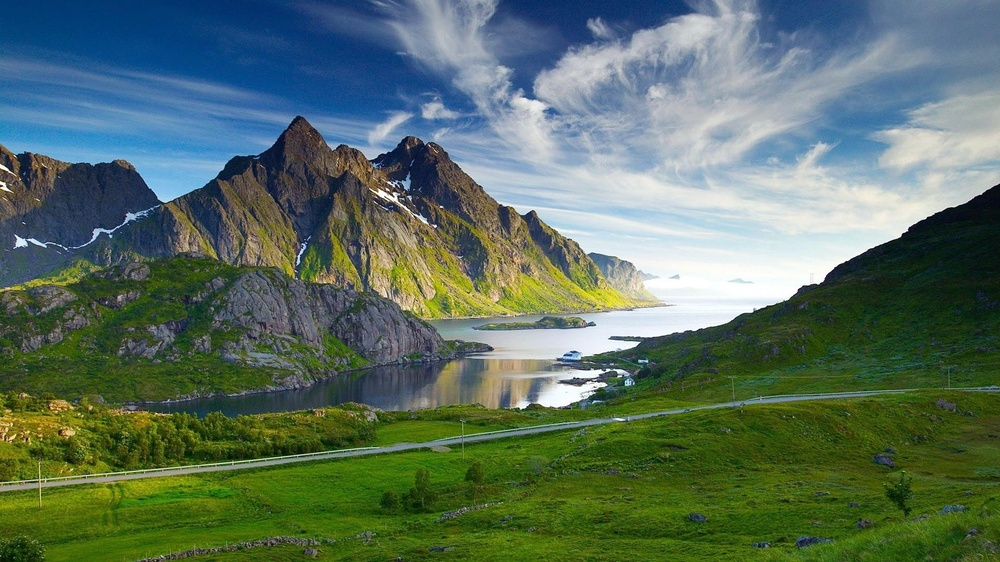
#> input picture image_processing/assets/test_image_original.jpg, 1000 x 562 px, shrunk from 1920 x 1080 before the run
$ python validate_gray_conversion.py
#> lines starting #> are read from the running program, lines starting #| are printed output that depends on the picture
import cv2
import numpy as np
import os

def main():
    base_dir = os.path.dirname(os.path.dirname(os.path.abspath(__file__)))
    img_path = os.path.join(base_dir, 'assets', 'test_image_original.jpg')

    if not os.path.exists(img_path):
        print(f"Error: Could not find {img_path}")
        return

    # Load image safely handling Korean paths if necessary
    with open(img_path, 'rb') as f:
        img_bgr = cv2.imdecode(np.frombuffer(f.read(), np.uint8), cv2.IMREAD_COLOR)
#> img_bgr is the input picture: shape (562, 1000, 3); mean B, G, R 96.2, 111.5, 89.6

    # 1. OpenCV Method (Weighted Average based on human perception)
    # Y = 0.299 R + 0.587 G + 0.114 B
    gray_cv2 = cv2.cvtColor(img_bgr, cv2.COLOR_BGR2GRAY)
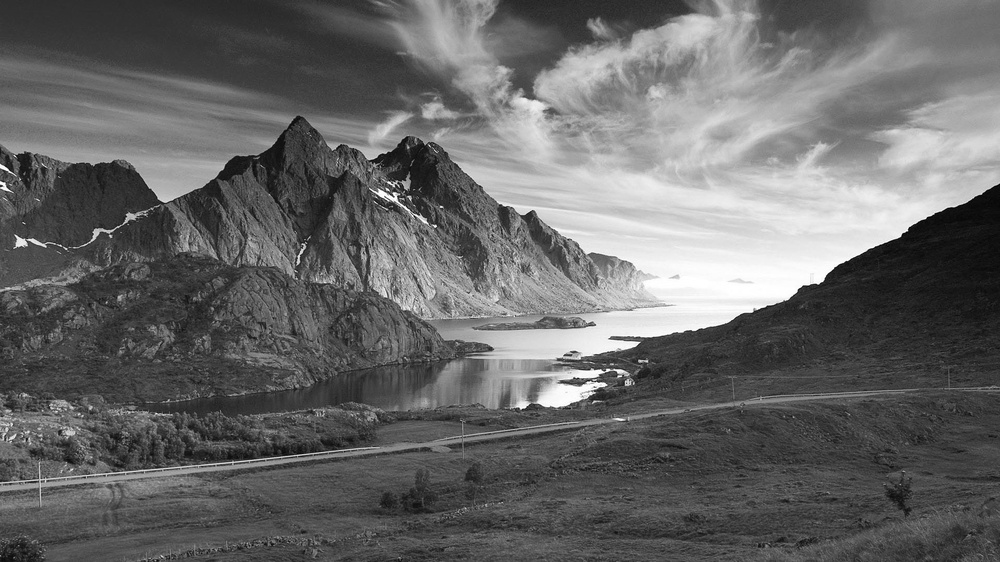
#> gray_cv2: shape (562, 1000); min 1, max 255, mean 103.2

    # 2. Mean Method (Simple Average)
    # Y = (R + G + B) / 3
    img_float = img_bgr.astype(np.float32)
    gray_mean = np.mean(img_float, axis=2).astype(np.uint8)
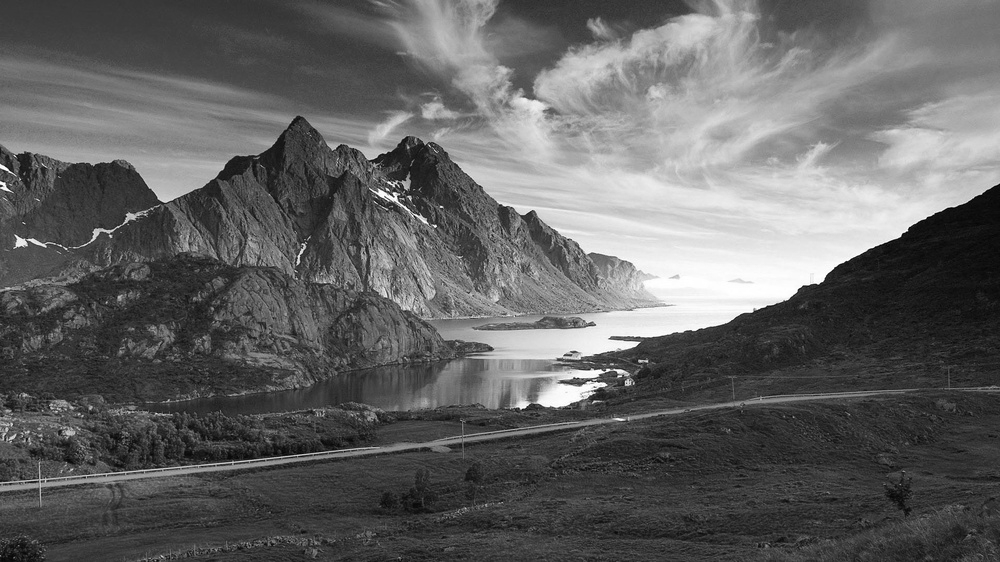
#> gray_mean: shape (562, 1000); min 0, max 255, mean 98.7

    # 3. Calculate absolute difference per pixel
    diff = cv2.absdiff(gray_cv2, gray_mean)
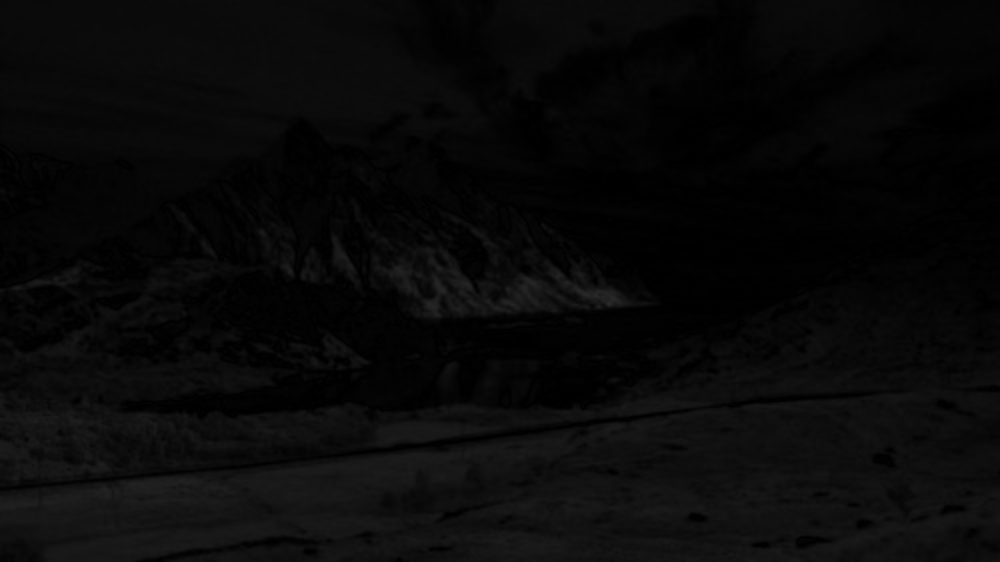
#> diff: shape (562, 1000); min 0, max 43, mean 8.9

    # Calculate statistics
    mean_diff = np.mean(diff)
#> mean_diff = 8.86
    max_diff = np.max(diff)
#> max_diff = 43
    min_diff = np.min(diff)
#> min_diff = 0

    print("=== Grayscale Conversion Validation ===")
    print(f"Mean Pixel Difference: {mean_diff:.2f} (out of 255)")
#| Mean Pixel Difference: 8.86 (out of 255)
    print(f"Max Pixel Difference:  {max_diff} (out of 255)")
#| Max Pixel Difference:  43 (out of 255)
    print(f"Min Pixel Difference:  {min_diff} (out of 255)")
#| Min Pixel Difference:  0 (out of 255)

    # 4. Enhance the difference for visualization
    # We multiply the difference so the maximum difference becomes 255 (brightest white/red)
    # This makes even subtle differences clearly visible.
    scale_factor = 255.0 / max(max_diff, 1)
#> scale_factor = 5.93
    enhanced_diff = np.clip(diff * scale_factor, 0, 255).astype(np.uint8)
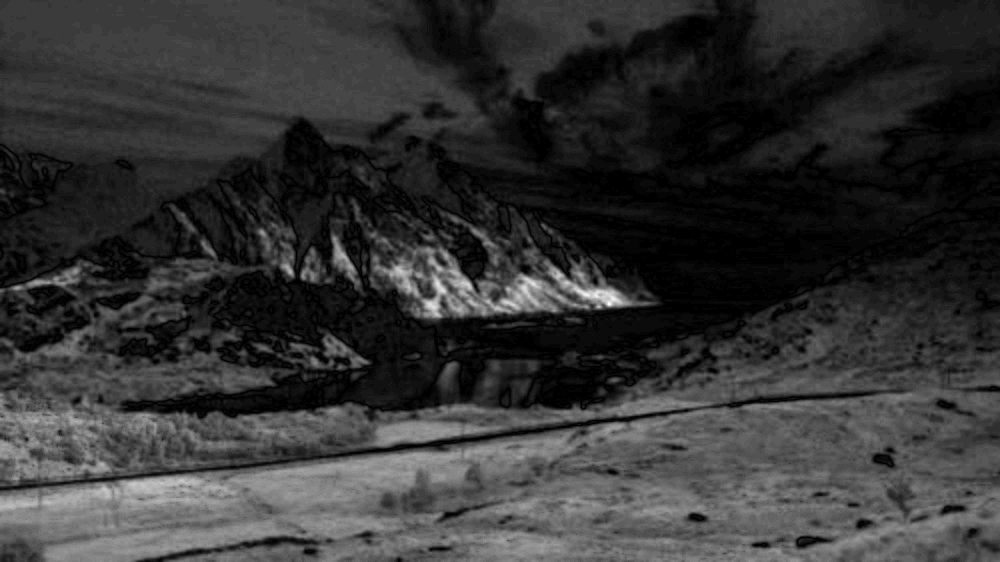
#> enhanced_diff: shape (562, 1000); min 0, max 255, mean 52

    # Apply a Jet colormap (Blue = 0 difference, Green/Yellow = Medium, Red = Max difference)
    heatmap = cv2.applyColorMap(enhanced_diff, cv2.COLORMAP_JET)
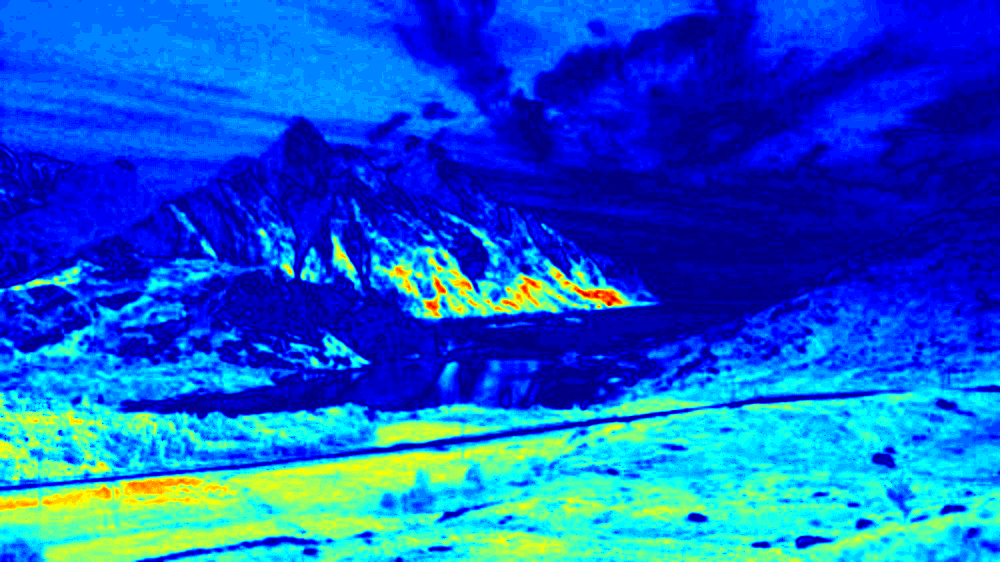
#> heatmap: shape (562, 1000, 3); mean B, G, R 206.8, 92.3, 17.8

    # Save outputs
    diff_path = os.path.join(base_dir, 'assets', 'test_image_diff_enhanced.jpg')
    heatmap_path = os.path.join(base_dir, 'assets', 'test_image_diff_heatmap.jpg')

    cv2.imwrite(diff_path, enhanced_diff)
    cv2.imwrite(heatmap_path, heatmap)

    print(f"\nVisualizations saved:")
    print(f"1. Enhanced Gray Diff: {diff_path}")
    print(f"2. Color Heatmap Diff: {heatmap_path}")
    print("=======================================")

if __name__ == '__main__':
    main()
